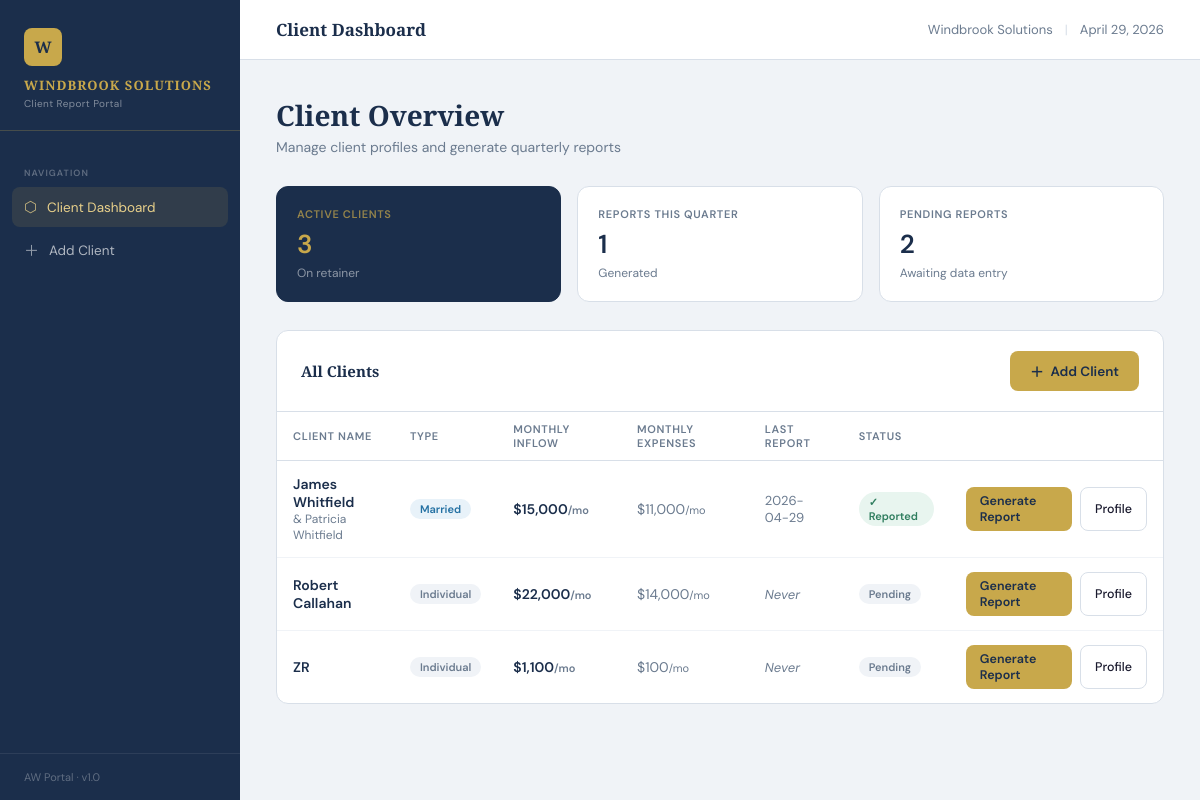
The page / on the database its author committed.
### tables this page shows
CREATE TABLE clients (
        id INTEGER PRIMARY KEY AUTOINCREMENT,
        name TEXT NOT NULL,
        name2 TEXT,
        dob TEXT,
        dob2 TEXT,
        age INTEGER,
        age2 INTEGER,
        ssn_last4 TEXT,
        ssn_last4_2 TEXT,
        monthly_salary REAL DEFAULT 0,
        monthly_expenses REAL DEFAULT 0,
        insurance_deductibles REAL DEFAULT 0,
        is_married INTEGER DEFAULT 0,
        created_at TEXT DEFAULT CURRENT_TIMESTAMP,
        last_report_date TEXT
    );

### app.py (the view)
@app.route('/')
def index():
    db = get_db()
    clients = db.execute('''
        SELECT c.*, r.report_date as last_report_date
        FROM clients c
        LEFT JOIN (
            SELECT client_id, MAX(report_date) as report_date FROM reports GROUP BY client_id
        ) r ON c.id = r.client_id
        ORDER BY c.name
    ''').fetchall()
    db.close()
    return render_template('index.html', clients=clients)

### app.py (called while the page is built)
@app.context_processor
def inject_globals():
    return {'now': datetime.now()}

@app.template_filter('selectattr')
def selectattr_filter(items, attr, value=None, op='equalto'):
    return [i for i in items if (dict(i).get(attr) == value if value is not None else dict(i).get(attr))]

@app.template_filter('rejectattr')
def rejectattr_filter(items, attr):
    return [i for i in items if not dict(i).get(attr)]

### db.py (called while the page is built)
def get_db():
    conn = sqlite3.connect(DB_PATH)
    conn.row_factory = sqlite3.Row
    return conn

### templates/index.html (shortened to what this page needs)
{% extends "base.html" %}
{% block topbar_title %}Client Dashboard{% endblock %}
{% block content %}
<div class="page-header fade-up">
  <h1>Client Overview</h1>
  <p>Manage client profiles and generate quarterly reports</p>
</div>
<div class="stat-grid fade-up stagger-1">
  <div class="stat-card highlight">
    <div class="stat-label">Active Clients</div>
    <div class="stat-value">{{ clients|length }}</div>
    <div class="stat-sub">On retainer</div>
  </div>
  <div class="stat-card">
    <div class="stat-label">Reports This Quarter</div>
    <div class="stat-value">{{ clients|selectattr('last_report_date')|list|length }}</div>
    <div class="stat-sub">Generated</div>
  </div>
  <div class="stat-card">
    <div class="stat-label">Pending Reports</div>
    <div class="stat-value">{{ clients|rejectattr('last_report_date')|list|length }}</div>
    <div class="stat-sub">Awaiting data entry</div>
  </div>
</div>
<div class="card fade-up stagger-2">
  <div class="card-header">
    <h3>All Clients</h3>
    <a href="/client/new" class="btn btn-gold">
      <span>＋</span> Add Client
    </a>
  </div>
  <table class="data-table">
    <thead>
      <tr>
        <th>Client Name</th>
        <th>Type</th>
        <th>Monthly Inflow</th>
        <th>Monthly Expenses</th>
        <th>Last Report</th>
        <th>Status</th>
        <th></th>
      </tr>
    </thead>
    <tbody>
      {% for client in clients %}
      <tr>
        <td>
          <div style="font-weight:600; color: var(--navy);">{{ client.name }}</div>
          {% if client.is_married and client.name2 %}
          <div style="font-size:12px; color: var(--muted);">& {{ client.name2 }}</div>
          {% endif %}
        </td>
        <td>
          <span class="badge {% if client.is_married %}badge-blue{% else %}badge-gray{% endif %}">
            {{ 'Married' if client.is_married else 'Individual' }}
          </span>
        </td>
        <td class="money-neutral">${{ "{:,.0f}".format(client.monthly_salary or 0) }}<span style="font-size:11px;color:var(--muted)">/mo</span></td>
        <td style="color: var(--muted)">${{ "{:,.0f}".format(client.monthly_expenses or 0) }}<span style="font-size:11px">/mo</span></td>
        <td style="font-size:13px; color: var(--muted)">
          {% if client.last_report_date %}
            {{ client.last_report_date[:10] }}
          {% else %}
            <span style="color: var(--muted); font-style:italic">Never</span>
          {% endif %}
        </td>
        <td>
          {% if client.last_report_date %}
            <span class="badge badge-green">✓ Reported</span>
          {% else %}
            <span class="badge badge-gray">Pending</span>
          {% endif %}
        </td>
        <td>
          <div style="display:flex;gap:8px;justify-content:flex-end">
            <a href="/client/{{ client.id }}/report" class="btn btn-gold btn-sm">Generate Report</a>
            <a href="/client/{{ client.id }}" class="btn btn-outline btn-sm">Profile</a>
          </div>
        </td>
      </tr>
      {% endfor %}
    </tbody>
  </table>
</div>
{% endblock %}

### templates/base.html (style rules this page uses)
:root { --navy: #1B2E4B; --navy-light: #243D61; --gold: #C8A84B; --gold-light: #E8D08A; --green: #2E7D5E; --red: #C0392B; --blue-accent: #2471A3; --bg: #F0F3F7; --surface: #FFFFFF; --border: #D8DFE8; --text: #1A1A2E; --muted: #6B7B8F; --sidebar-w: 240px; }
* { margin: 0; padding: 0; box-sizing: border-box; }
body { font-family: 'DM Sans', sans-serif; background: var(--bg); color: var(--text); min-height: 100vh; display: flex; }
.btn { display: inline-flex; align-items: center; gap: 7px; padding: 10px 20px; border-radius: 8px; font-family: 'DM Sans', sans-serif; font-size: 13.5px; font-weight: 500; cursor: pointer; border: none; transition: all 0.15s; text-decoration: none; }
.btn-gold { background: var(--gold); color: var(--navy); font-weight: 600; }
.btn-outline { background: transparent; border: 1.5px solid var(--border); color: var(--text); }
.btn-sm { padding: 6px 14px; font-size: 12.5px; }
.card { background: var(--surface); border-radius: 12px; border: 1px solid var(--border); overflow: hidden; }
.card-header { padding: 20px 24px; border-bottom: 1px solid var(--border); display: flex; align-items: center; justify-content: space-between; }
.card-header h3 { font-family: 'Playfair Display', serif; font-size: 15px; font-weight: 600; color: var(--navy); }
.data-table { width: 100%; border-collapse: collapse; }
.data-table th { font-size: 11px; font-weight: 600; color: var(--muted); text-transform: uppercase; letter-spacing: 0.06em; padding: 10px 16px; text-align: left; border-bottom: 1.5px solid var(--border); }
.data-table td { padding: 14px 16px; font-size: 14px; border-bottom: 1px solid var(--bg); }
.data-table tr:last-child td { border-bottom: none; }
.badge { display: inline-block; padding: 3px 10px; border-radius: 20px; font-size: 11px; font-weight: 600; }
.badge-green { background: #E8F5EF; color: var(--green); }
.badge-blue { background: #E8F2F9; color: var(--blue-accent); }
.badge-gray { background: var(--bg); color: var(--muted); }
.stat-grid { display: grid; grid-template-columns: repeat(auto-fit, minmax(180px, 1fr)); gap: 16px; margin-bottom: 28px; }
.stat-card { background: var(--surface); border: 1px solid var(--border); border-radius: 12px; padding: 20px; }
.stat-label { font-size: 11px; font-weight: 600; color: var(--muted); text-transform: uppercase; letter-spacing: 0.06em; }
.stat-value { font-size: 26px; font-weight: 600; color: var(--navy); margin-top: 6px; font-variant-numeric: tabular-nums; }
.stat-sub { font-size: 12px; color: var(--muted); margin-top: 4px; }
.stat-card.highlight { background: var(--navy); border-color: var(--navy); }
.stat-card.highlight .stat-label { color: rgba(200,168,75,0.7); }
.stat-card.highlight .stat-value { color: var(--gold); }
.stat-card.highlight .stat-sub { color: rgba(255,255,255,0.5); }
.page-header { margin-bottom: 30px; }
.page-header h1 { font-family: 'Playfair Display', serif; font-size: 28px; font-weight: 700; color: var(--navy); margin-bottom: 4px; }
.page-header p { color: var(--muted); font-size: 14px; }
.money-neutral { color: var(--navy); font-weight: 600; }
.fade-up { animation: fadeUp 0.3s ease forwards; }
.stagger-1 { animation-delay: 0.05s; }
.stagger-2 { animation-delay: 0.1s; }

### rows shown on the page
clients: name "James Whitfield", name2 "Patricia Whitfield", is_married "Married", monthly_salary "15,000", monthly_expenses "11,000", last_report_date "2026-04-29", shows "✓ Reported"
clients: name "Robert Callahan", is_married "Individual", monthly_salary "22,000", monthly_expenses "14,000", shows "Never", shows "Pending"
clients: name "ZR", is_married "Individual", monthly_salary "1,100", monthly_expenses "100", shows "Never", shows "Pending"

### other values the page prints
{{ clients|length }} "3"
{{ clients|selectattr('last_report_date')|list|length }} "1"
{{ clients|rejectattr('last_report_date')|list|length }} "2"
